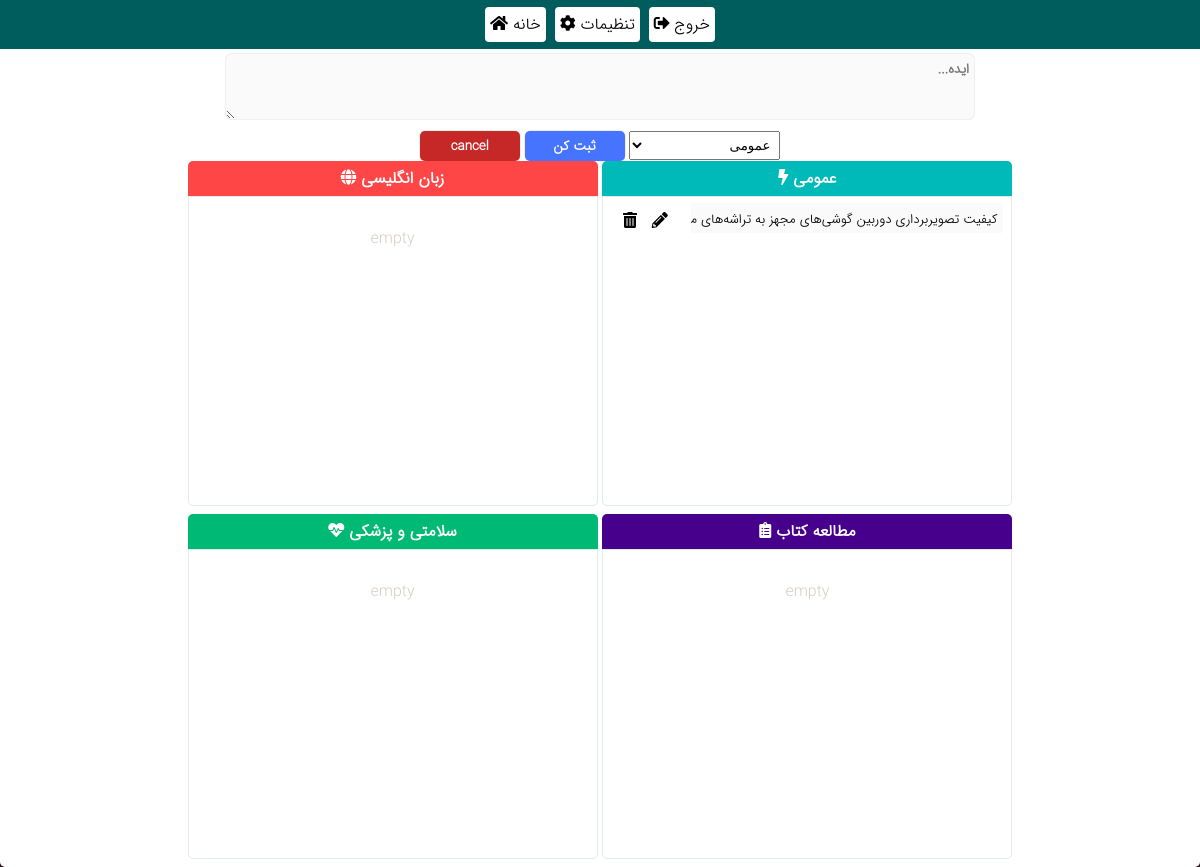
/index.php (signed in), run on the app's committed database.
### tables this page shows
CREATE TABLE IF NOT EXISTS `tbl_nav_menu` (
  `id` int(11) NOT NULL AUTO_INCREMENT,
  `item_title` varchar(100) DEFAULT NULL,
  `item_link` varchar(100) DEFAULT NULL,
  `item_icon` varchar(100) DEFAULT NULL,
  `item_order` int(11) DEFAULT NULL,
  `target` varchar(100) DEFAULT NULL,
  PRIMARY KEY (`id`)
);

CREATE TABLE IF NOT EXISTS `tbl_config` (
  `id` int(10) UNSIGNED NOT NULL AUTO_INCREMENT,
  `page_title` varchar(100) NOT NULL,
  `button_submit_title` varchar(100) DEFAULT NULL,
  `color_button_submit` varchar(100) DEFAULT NULL,
  `navigation_color_bg` varchar(100) DEFAULT NULL,
  PRIMARY KEY (`id`)
);

CREATE TABLE IF NOT EXISTS `tbl_idea` (
  `id` mediumint(6) UNSIGNED NOT NULL AUTO_INCREMENT,
  `link_name` text,
  `link_address` text,
  `category` varchar(100) DEFAULT NULL,
  PRIMARY KEY (`id`)
);

### core.php (the view, shortened to what this page needs)
<?php
require_once('config.php');
$query_select_category = "SELECT category_id, category_list, category_value, category_icon, category_color FROM tbl_idea_category ORDER BY category_id DESC";
$list_category = $conn->query($query_select_category);
$tmp = mysqli_fetch_array($conn->query("SELECT count(*) FROM tbl_idea_category"));
$total = $tmp[0];
$config = mysqli_fetch_array($conn->query("SELECT * FROM tbl_config"));
if ($list_category->num_rows > 0) {
  while($row = $list_category->fetch_assoc()) {
      $title_name[] = $row["category_list"];
      $category_value[]                 = $row["category_value"];
      $title_order[]                = $row["category_id"];
  }
}
function showListCategory(){
  global $total, $title_name, $category_value;
  for($i = $total - 1; $i >= 0; $i--){
    echo "<option class='rtl' value=\"$category_value[$i]\">$title_name[$i]</option>";
  }
}
function showHeaderNavItems(){
  global $conn;
  $query_nav_items = "SELECT * FROM tbl_nav_menu ORDER BY item_order ASC";
  $result = mysqli_query($conn, $query_nav_items);
  if ($result->num_rows > 0) {
    while($row = $result->fetch_assoc()) {
      $title = $row["item_title"];
      $link = $row["item_link"];
      $icon = $row["item_icon"];
      $target = $row["target"];
      echo "<a href=\"$link\" target=\"$target\"><div class=\"nohigh header-1\"><i class=\"$icon\"></i> $title </div> </a>";
    }
  }
}
function querySHow($category){
  global $conn;
  $sql = "SELECT id, link_name, link_address FROM tbl_idea WHERE category='$category' ORDER BY id desc";
  $result = mysqli_query($conn, $sql);
  if ($result->num_rows > 0) {
    while($row = $result->fetch_assoc()) {
      $id_row = $row["id"];
      echo  '
            <div class="nohigh ' .$id_row. '" style="">
                <span class="inline" style="height: max-content;float: right; width: 80%">
                    <span hidden id="'. $id_row .'"></span>
                    <li onclick="popup(this.innerHTML)" id="title'. $id_row . '"  class="limit item-idea pre-wrap li-linkdooni inline lnk'. $id_row . '">' . $row["link_name"] . '</li>
               </span>
                <span class="inline" style="float: left; width: 20% ">
                    <li class="li-linkdooni inline operate operator-edit" id="' .$id_row .'" style="" onclick="editLink(this.id)"><i class="fa fa-pencil-alt"></i></li>
                    <li class="li-linkdooni inline operate operator-edit" id="' .$id_row .'" style="" onclick="deleteLink(this.id)"><i class="fa fa-trash-alt"></i></li>
                </span>
            </div>
        ';
    }
  } else {
    echo "<br>";
    echo '<p style="color:#D7CCC8">empty</p>';
  }
}
?>

### index.php (shortened to what this page needs)
<!DOCTYPE html>
<html lang="fa">
<?php
include_once 'core.php';
?>
<head>
  <link rel="stylesheet" href="asset/css/styles.css">
  <link rel="stylesheet" href="asset/css/base.css">
  <link rel="stylesheet" href="asset/css/font-awesome/all.css">
  <link href="asset/css/attention.css" rel="stylesheet">
</head>
<body>
    <div class="" id="turn-shadow-bg">
<?php require_once ('header.php') ?>
<div class="tac" id="div3">
  <div class="txt02">
      <div class="inline" style="width: 100%;"">
        <div class="form-group inline" style="width: 63%;">
          <textarea class="form-control inline" placeholder="ایده..." id="linkTitle"   name="name" row="2"  autofocus autocomplete="off"></textarea>
        </div>
        <div class="block">
          <select class="select inline" name="options" id="options">
            <optgroup class="rtl" label="دسته بندی:">
                  <?=showListCategory();?>
            </optgroup>
        </select>
           <input  class="btnlogin inline" id="btnInsertLink" style="width: 100px; height: 30px; background-color: <?=$config['color_button_submit']?>" type="button" value="<?=$config['button_submit_title']?>" onclick="insertNewLink()" >
          <input  class="btnlogin hidden" id="btnCancelEditLink" style="display: block;width: 100px; height: 30px; background-color: #C62828;display: inline-block;" type="button" value="cancel" onclick="cancelEdit()" >
        </div>
      </div>
  <br class="br">
</div>
<div class="nohigh inline">
  <?php require_once('boxes.php');?>
</div>
</div>
</div>
</body>
</html>

### header.php (shortened to what this page needs)
<?php
require_once ('core.php');
?>
<div class="nohigh" id="header-tops" style="background-color: <?=$config['navigation_color_bg']?>">
  <?=showHeaderNavItems()?>
</div>

### boxes.php (shortened to what this page needs)
<?php
$totalBoxes = $total - 1;
for($i = $totalBoxes; $i >= 0; $i--){
  divBoxHeader();
  divBoxContent($title_name[$i], $title_colors[$i], $title_icon[$i]);
  echo "<div class='content-links  $category_value[$i]' id='box$title_order[$i]' >";
  querySHow($category_value[$i]);
  echo "</div>";
  divBoxFooter();
}
function divBoxHeader(){
  echo"
  <div class='nohigh box-a inline box'>
  ";
}
function divBoxContent($title, $color, $icon){
echo "
    <div class='nohigh title-box ltr' style='background-color: $color;'><i class='$icon mr-5' ></i><b>$title</b></div>
";
}
function divBoxFooter(){
  echo "</div>";
}

### css/styles.css (style rules this page uses)
* { margin: 0; padding: 0; }
html { background-color: #3e2723 ; height: 98%; }
body { font-family: MyFontName; color: #000; }
a { text-decoration: none; color: #000000; }
@media (min-width:768px) { input { width: 500px; } }
input { font-family: MyFontName; border: solid 0px #fafafa; border-radius:5px; box-shadow:0px 0px 0.5px 0.5px #e0e0e0; font-weight: bold; font-size: 10pt; height: 19px; background-color: #fafafa; background-size: 30px; background-position: 0px 0px; background-repeat: no-repeat; padding: 5px; padding-left: 10px; direction: rtl; display: inline-block; }
textarea { font-family: MyFontName; border: solid 0px #e3e3e3; border-radius:5px; box-shadow:0px 0px 0.5px 0.5px #e0e0e0; width: 97%; font-weight: bold; font-size: 10pt; height: 55px; background-color: #fafafa; background-size: 30px; background-position: 0px 0px; background-repeat: no-repeat; padding: 5px; padding-left: 10px; direction: rtl; display: inline-block; }
#div3 { overflow: auto; margin-left: auto; margin-right: auto; direction: rtl; background-position: center; background-color: #fff; width: 100%; border-radius: 0 0 5px 5px; box-shadow: 0 0.5px 0.5px #000; box-shadow: 0px 1.5px 1px #000; }
#header-tops { background-color: #00695C; border-radius: 0px 0px 0px 0px; margin: 0 auto; text-align: center; margin-bottom: 0px; padding: 5px; }
.inline { display: inline-block; }
.txt02 { color: #b71c1c; font-family: MyFontName; }
.form-control { margin-top: 5px; }
.header-1 { display: inline-block; background-color: #fff; padding: 5px; border-radius: 4px; color: #000; text-decoration: none; margin: 2px; }
.li-linkdooni { background-color: #FAFAFA; margin: 2px; width: -moz-available; border-radius: 2px; padding: 6px; }
.title-box { border-radius: 5px 5px 0 0 ; height: max-content; width: 400px; color: #FFFFFF; padding: 5px; }
.content-links { width: 400px; padding: 4px; border: 1px solid #DFE9EE; border-radius: 0 0 5px 5px; height: 300px; overflow-y: auto; }
.rtl { direction: rtl; }
.ltr { direction: ltr; }
.select { padding: 5px; width: 151px; direction: rtl; }
.mr-5 { margin-right: 5px; }
.operator-edit { width: 10px; background-color: #FFFFFF; }
.hidden { display: none; }
.pre-wrap { white-space: pre-wrap; }
.item-idea { cursor: pointer; }
.limit { white-space: nowrap; width: 300px; overflow: hidden; font-size: 13px; overflow: hidden; text-overflow: ellipsis; -webkit-line-clamp: 2; -webkit-box-orient: vertical; height: 18px; }
.nohigh { user-select: none; -webkit-user-select: none; -moz-user-select: none; -ms-user-select: none; }

### css/base.css (style rules this page uses)
.tac { text-align: center; }
.btnlogin { background-color:#3F51B5 ; width: 50px; height: 30px; border-radius: 5px; border: 0px; color: #fff; cursor: pointer; padding: 5px; margin-top: 4px; }

### data on the page
tbl_nav_menu: item_title "خانه"
tbl_nav_menu: item_title "تنظیمات"
tbl_nav_menu: item_title "خروج"
tbl_config: button_submit_title "ثبت کن"
tbl_idea: link_name "کیفیت تصویربرداری دوربین گوشی‌های مجهز به…"

### other printed values
$title "عمومی"
$title "زبان انگلیسی"
$title "مطالعه کتاب"
$title "سلامتی و پزشکی"
form field options "عمومی"
